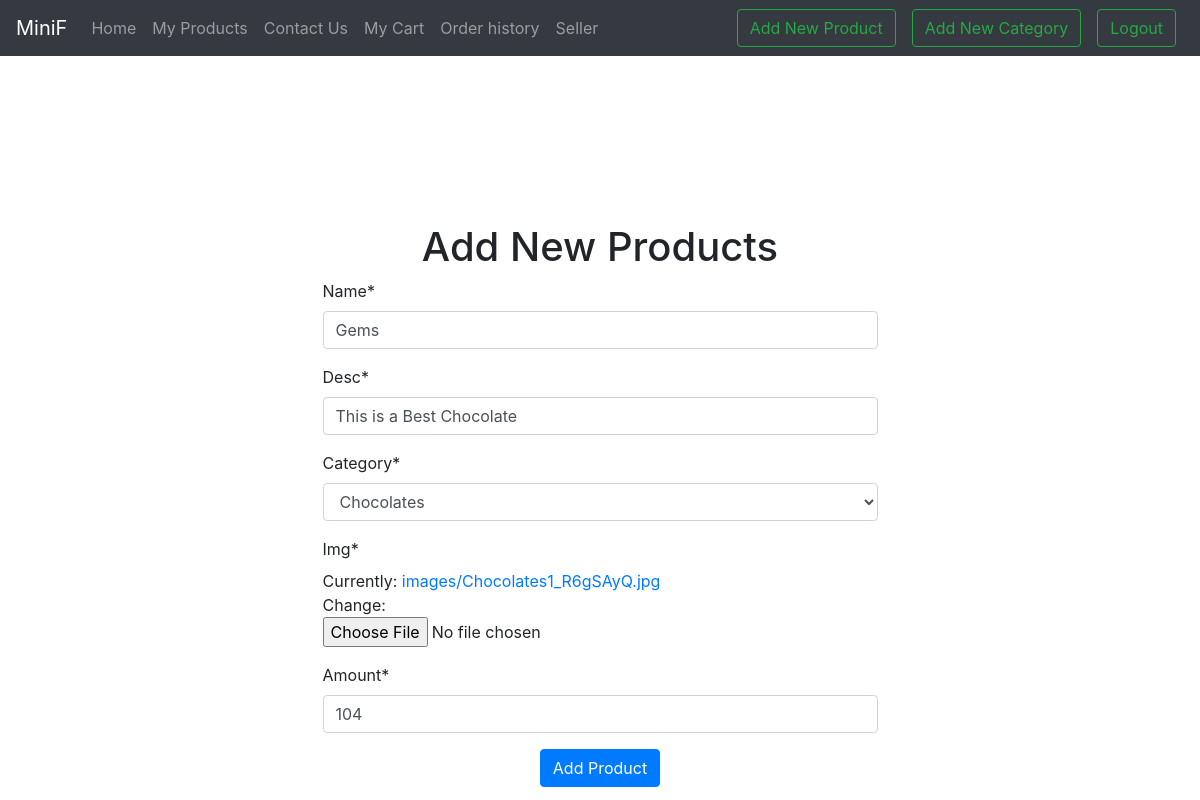
The page /myproducts/edit2/ on the database its author committed.
### show/models.py (models this page shows, shortened)
class Product(models.Model):
    name=models.CharField(max_length=20,unique=True)
    desc=models.CharField(max_length=40)
    category=models.ForeignKey(Category,on_delete=models.CASCADE)
    created_by=models.ForeignKey(StoreUser,on_delete=models.CASCADE,null=True,blank=True)
    likes=models.IntegerField(default=0)
    img=models.ImageField(upload_to='images')
    amount = models.IntegerField(default=100)

class Category(models.Model):
    name = models.CharField(max_length=100)
    desc = models.CharField(max_length=200)
    def __str__(self):
        return self.name

### show/views.py (the view, shortened to what this page needs)
# urls.py: path('myproducts/edit<id>/',edit,name='edit'),
def edit(request, id):
    product_edit = Product.objects.get(id=id)
    form = Imageform(instance=product_edit)
    return render(request, 'upload_img.html', {'form': form})

### show/forms.py
class Imageform(forms.ModelForm):
    class Meta:
        model=Product
        fields=['name','desc','category','img','amount']

### show/templates/upload_img.html (shortened to what this page needs)
{% extends 'base.html' %}
{% block body %}
    <div class="container">
        <h1 style="text-align: center; margin-top: 15%;">Add New Products</h1>
        {% load crispy_forms_tags %}
        {% block content %}
        <form method="POST" action="" enctype="multipart/form-data" style="width: 50%; margin: auto;">
            {{ form|crispy }}
            <div style="text-align: center;">
                <button type="submit"  class="btn btn-primary">Add Product</button>
            </div>
        </form>
        {% endblock %}
    </div>
{% endblock %}

### rows shown on the page
Product: name "Gems", desc "This is a Best Chocolate", category "Chocolates", amount "104"
